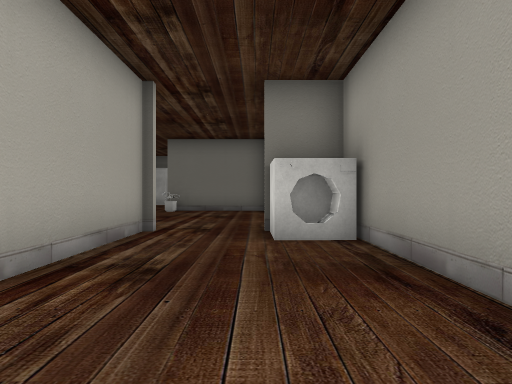
view 1 (above)

24 first-person views from a walk through a 3-D level made in the Unity game engine. The camera is 1.4 m above the floor, looks level and sees 70° across. Doors are open. The floor is counted in squares, 2 m on a side. Each view is taken from the middle of a square. On the plan, view 1 faces up. The plan holds only what a view shows up to about 11 squares ahead; the rest is blank. The place goes on beyond the plan. Some surface patterns are stand-ins.

view 2
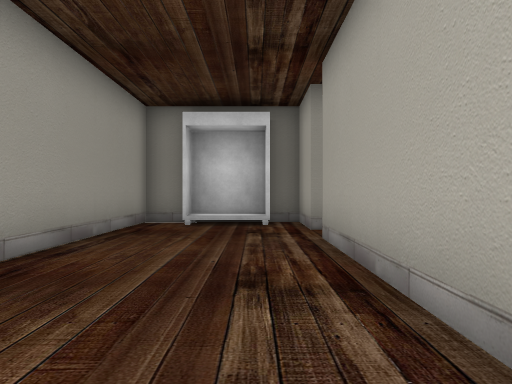

view 3
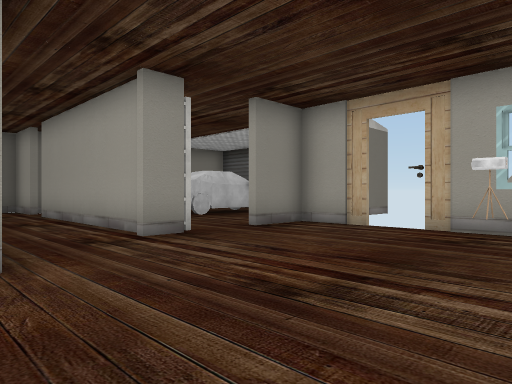

view 4
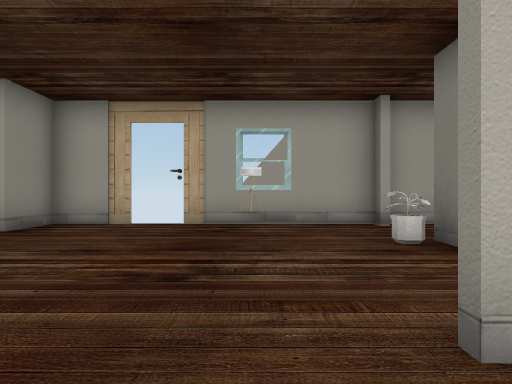

view 5
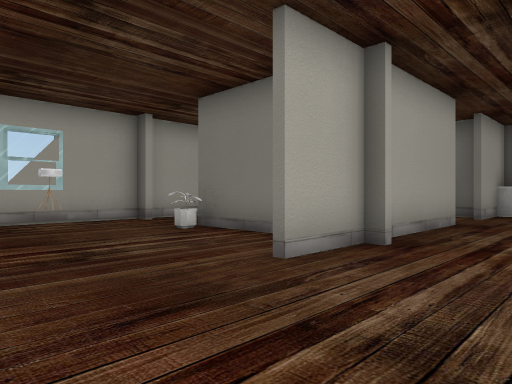

view 6
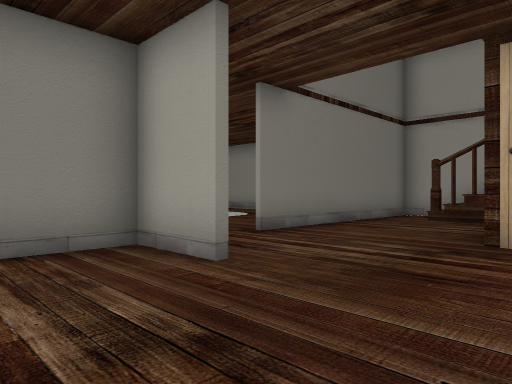

view 7
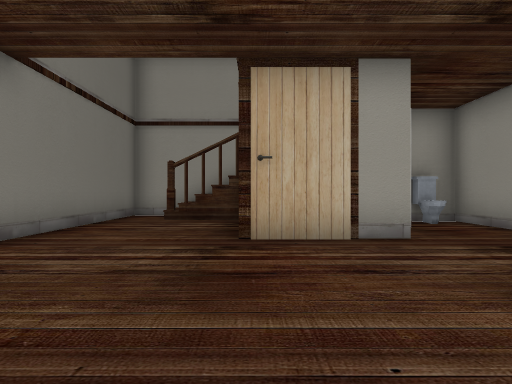

view 8
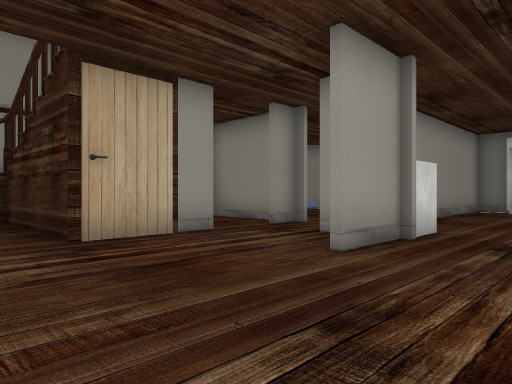

view 9
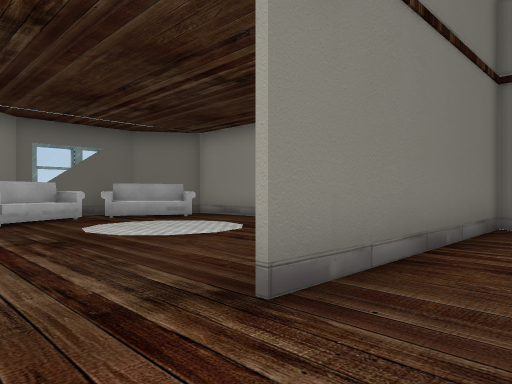

view 10
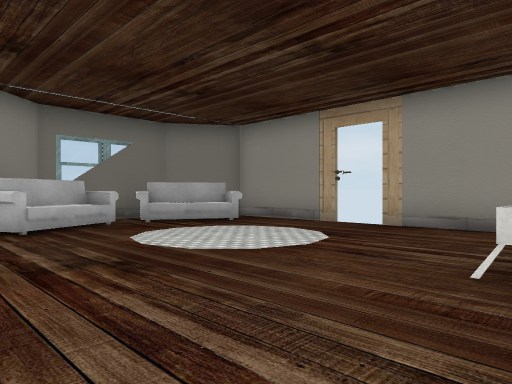

view 11
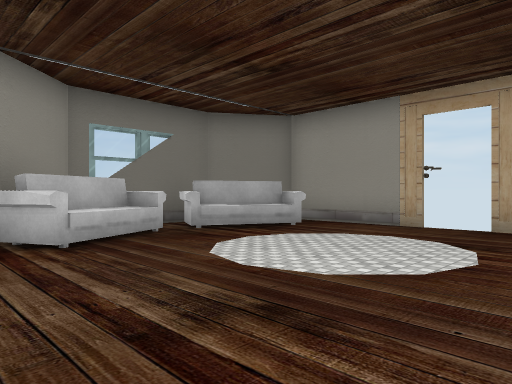

view 12
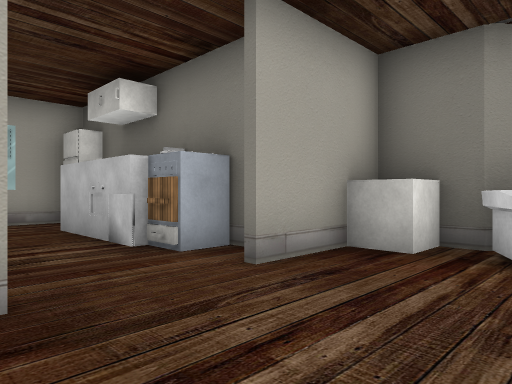

view 13
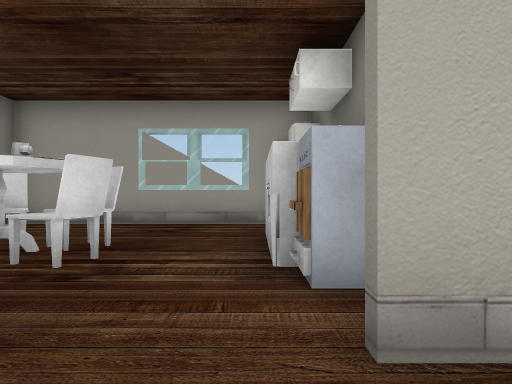

view 14
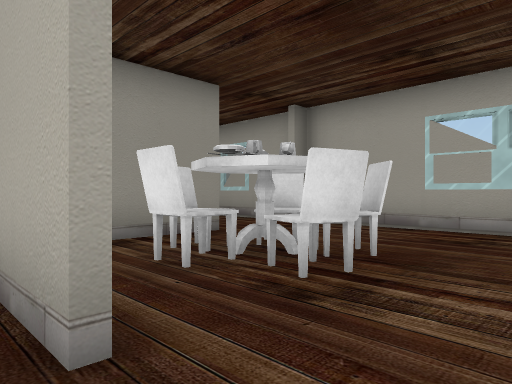

view 15
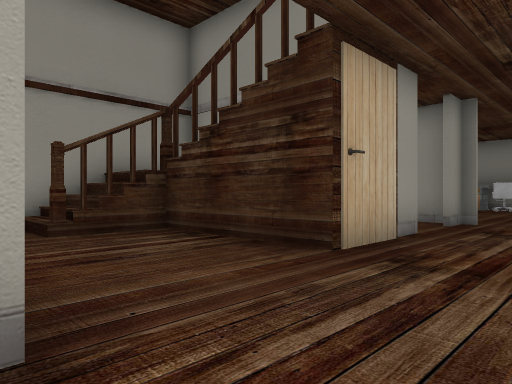

view 16
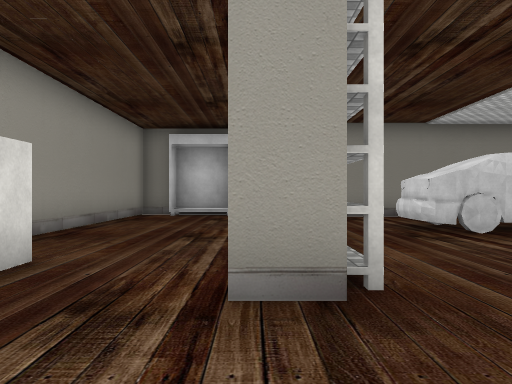

view 17
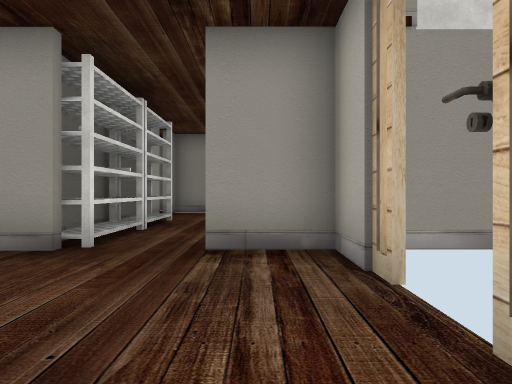

view 18
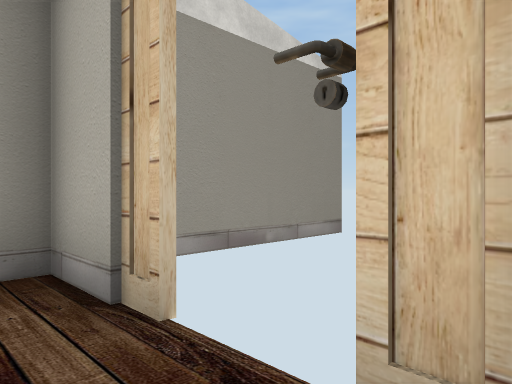

view 19
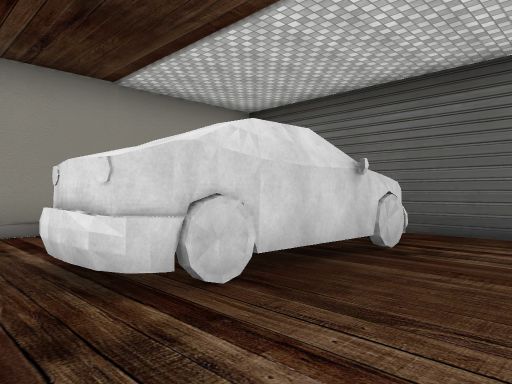

view 20
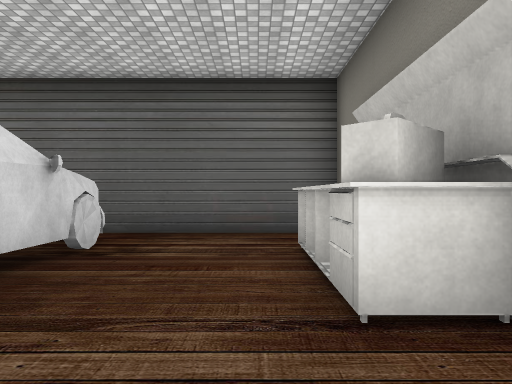

view 21
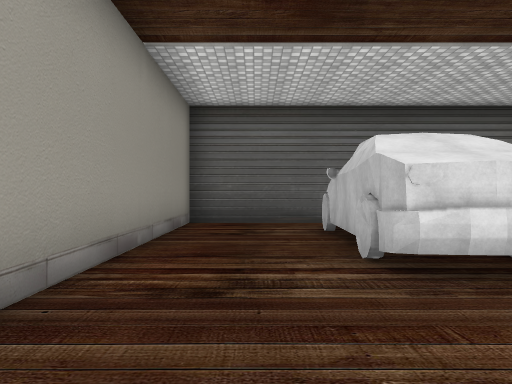

view 22
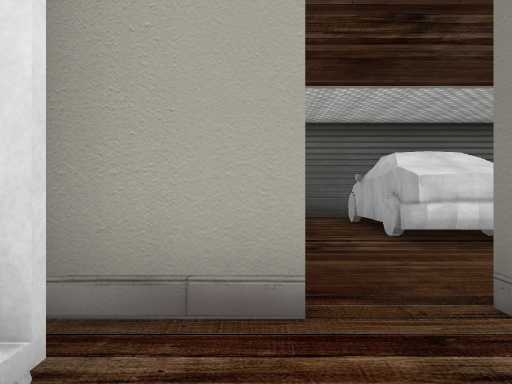

view 23
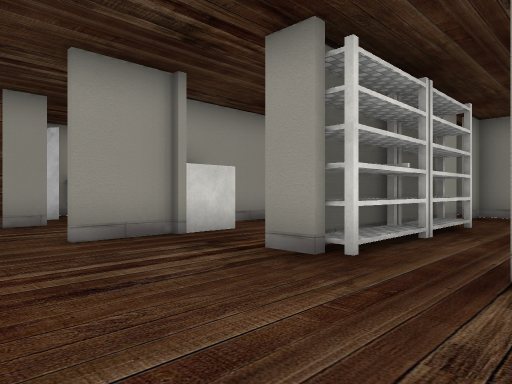

view 24
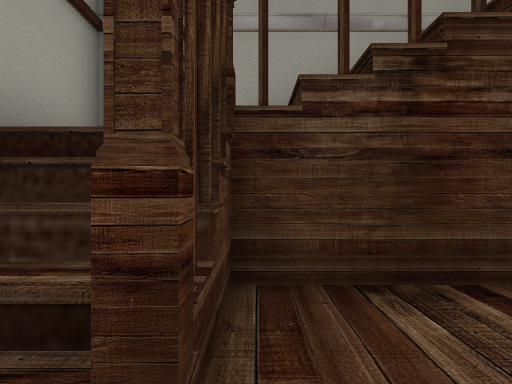

### Floor plan
Ten units are one square. View 1 is at (0, 0); x grows to the right and y downward. Boxes are objects, and circles mark ways between rooms. Rooms are numbered by the first view taken in them; rooms with no view inside come last. Other rooms are left out.
<svg viewBox="-110 -240 205 270">
<path fill="none" stroke="#000" d="M-20 6 -20 25 -12 25M-20 -55 -20 -5M13 -63 6 -63M6 25 15 25 15 -56M3 -119 3 -136 -34 -136M34 -76 34 -85M3 -66 3 -82M-20 -65 -20 -55M5 -146 5 -119M3 -52 3 -65M-26 -66 -17 -66M-29 -64 -25 -64M34 -52 34 -60M69 -102 72 -102M72 -116 72 -124M-60 -82 -60 -65M90 -94 90 -136 26 -136M-60 -141 -60 -94M-105 -66 -44 -66M24 -224 18 -219M5 -175 5 -146M5 -212 5 -194M84 -188 84 -221 80 -223M62 -233 44 -233M84 -153 84 -176M-63 -30 -49 -26M-61 -28 -55 -27M-64 -55 -80 -55M-82 -55 -88 -55M-88 -30 -82 -29M-88 -27 -72 -29M-90 -29 -50 -28M-103 -64 -103 -34M-29 -19 -29 -64M-22 -40 -22 -60M-22 -24 -22 -35M-72 -12 -79 -13M-82 -13 -88 -13M-55 -12 -62 -12M-50 -11 -89 -13M-50 -21 -51 -13M-49 -26 -48 -19 -50 -13 -63 -11M-50 -27 -50 -19M-103 -34 -103 15 -22 15 -22 8M-22 -4 -22 -20M64 -59 64 -64M67 -62 67 -65M31 -53 67 -53 67 -58"/>
<rect x="-5" y="15" width="10" height="10" fill="#bbb"><title>other object</title></rect>
<rect x="5" y="-55" width="10" height="10" fill="#bbb"><title>other object</title></rect>
<rect x="-45" y="-115" width="10" height="10" fill="#bbb"><title>other object</title></rect>
<rect x="5" y="-225" width="10" height="10" fill="#bbb"><title>other object</title></rect>
<rect x="25" y="-235" width="20" height="30" fill="#bbb"><title>other object</title></rect>
<rect x="45" y="-225" width="30" height="20" fill="#bbb"><title>other object</title></rect>
<rect x="-65" y="-65" width="10" height="10" fill="#bbb"><title>other object</title></rect>
<circle cx="-10" cy="-60" r="3" fill="#2a7"/>
<circle cx="-20" cy="0" r="3" fill="#2a7"/>
<circle cx="15" cy="-140" r="3" fill="#2a7"/>
<circle cx="-45" cy="-65" r="3" fill="#2a7"/>
<circle cx="35" cy="-65" r="3" fill="#2a7"/>
<circle cx="-100" cy="-25" r="3" fill="#2a7"/>
<circle cx="-40" cy="-20" r="3" fill="#2a7"/>
<text x="0" y="-20">1</text>
<text x="10" y="-100">2</text>
<text x="40" y="-190">3</text>
<text x="-70" y="-40">4</text>
<text x="-70" y="0">5</text>
<text x="50" y="-70">6</text>
</svg>
Room 1 opens to room 2. Room 1 opens to room 5. Room 2 opens to room 3. Room 2 opens to room 4. Room 2 opens to room 6. Room 4 opens to room 5.

Where each view was taken, in squares from view 1:
view 1: 0 up, 0 right, facing up
view 2: 6 up, 1 left, facing down
view 3: 12 up, 1 right, facing down-left
view 4: 11 up, 2 right, facing left
view 5: 9 up, 3 right, facing up-left
view 6: 9 up, 2 left, facing up-right
view 7: 10 up, 2 left, facing right
view 8: 12 up, 2 left, facing down-right
view 9: 12 up, 1 right, facing up-right
view 10: 14 up, 1 right, facing up-right
view 11: 16 up, 1 right, facing up-right
view 12: 17 up, 3 right, facing up-left
view 13: 19 up, 2 right, facing left
view 14: 19 up, 1 right, facing down-left
view 15: 14 up, 1 right, facing down-right
view 16: 9 up, 2 left, facing down
view 17: 11 up, 5 left, facing down
view 18: 10 up, 5 left, facing down-left
view 19: 5 up, 4 left, facing down-left
view 20: 5 up, 4 left, facing left
view 21: 0 up, 2 left, facing left
view 22: 1 down, 0 right, facing left
view 23: 10 up, 5 left, facing down-right
view 24: 13 up, 7 right, facing down
